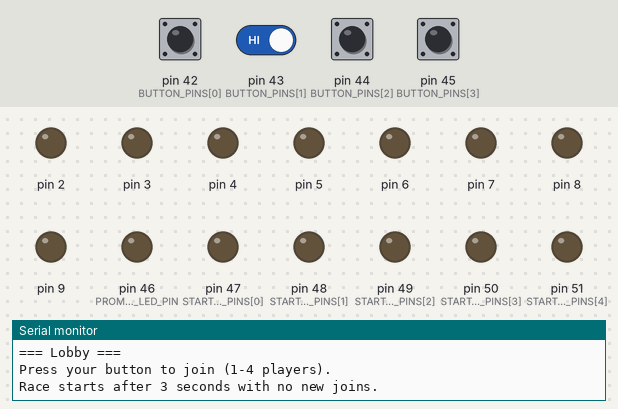
This sketch was run on a simulated Arduino Mega 2560, built with avr-gcc and run on an emulated ATmega2560. On the bench: output pins drawn as LEDs (lit = HIGH), the last lines printed to the serial monitor. Inputs (shaded band) come from the test bench; at power-on: pin 42 (BUTTON_PINS[0]), pin 43 (BUTTON_PINS[1]), pin 44 (BUTTON_PINS[2]), pin 45 (BUTTON_PINS[3]) HIGH. Random numbers use the default seed unless the sketch sets one.

Above: at 1.2 s.
1.3 s: pin 42 (BUTTON_PINS[0]) pulled LOW for 0.15 s
At 1.6 s:
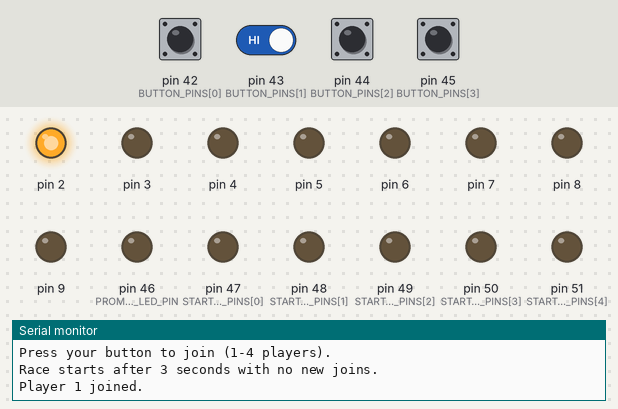
4.4 s: pin 42 (BUTTON_PINS[0]) driven LOW and pin 43 (BUTTON_PINS[1]) driven LOW
At 11.0 s:
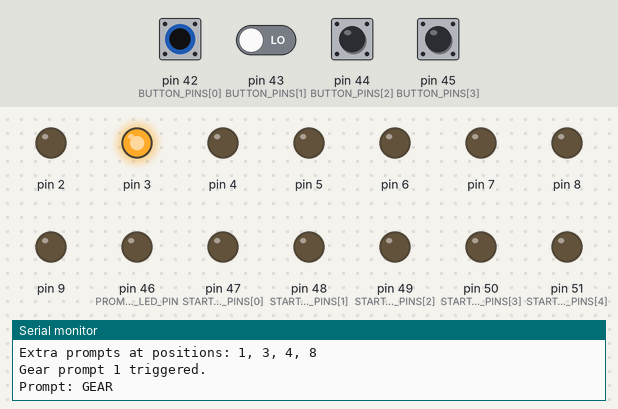
Timing chart, 0 to 27.2 s (numbered marks = the images above; inputs shaded):
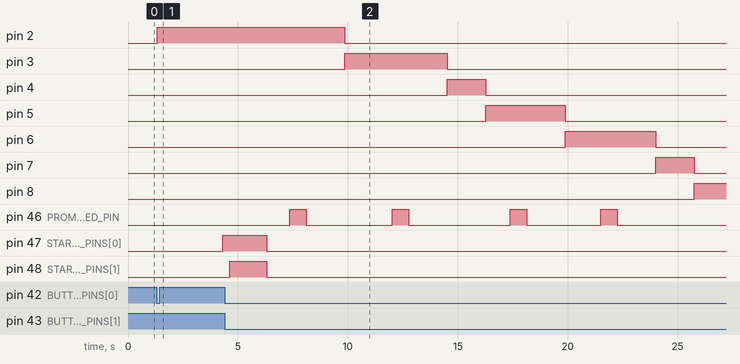

Measured:
- after the input at 1.3 s, pin 2: LOW → HIGH at once; pin 47 (START_LIGHT_PINS[0]): LOW → HIGH after 3.0 s

The sketch:

f1_launch_game.ino
```cpp
// ============================================================
// F1 Multiplayer Launch Game (clean implementation)
// ============================================================
// Edit this pin map section to match your board wiring.
// Current values are placeholders.

const uint8_t MAX_PLAYERS = 4;
const uint8_t TRACK_LENGTH = 10;

const uint8_t BUTTON_PINS[MAX_PLAYERS] = {42, 43, 44, 45};
const uint8_t TRACK_PINS[MAX_PLAYERS][TRACK_LENGTH] = {
    {2, 3, 4, 5, 6, 7, 8, 9, 10, 11},
    {12, 13, 14, 15, 16, 17, 18, 19, 20, 21},
    {22, 23, 24, 25, 26, 27, 28, 29, 30, 31},
    {32, 33, 34, 35, 36, 37, 38, 39, 40, 41},
};

const uint8_t PROMPT_LED_PIN = 46;
const uint8_t START_LIGHT_PINS[] = {47, 48, 49, 50, 51};  // Optional
const uint8_t START_LIGHT_COUNT = sizeof(START_LIGHT_PINS) / sizeof(START_LIGHT_PINS[0]);

// ============================================================
// Game timing configuration

const unsigned long BASE_STEP_MS = 1000;
const unsigned long MAX_REACTION_MS = 750;
const unsigned long LOBBY_IDLE_TIMEOUT_MS = 3000;
const unsigned long BUTTON_DEBOUNCE_MS = 20;
const unsigned long START_LIGHT_STEP_MS = 300;
const unsigned long PRE_PROMPT_MIN_MS = 900;
const unsigned long PRE_PROMPT_MAX_MS = 2200;

const uint8_t MIN_EXTRA_PROMPTS = 3;
const uint8_t MAX_EXTRA_PROMPTS = 4;

// ============================================================

enum GameState {
  STATE_LOBBY,
  STATE_START_SEQUENCE,
  STATE_RACING,
  STATE_FINISHED,
};

struct PlayerState {
  bool active;
  bool finished;
  bool falseStartForPrompt;
  uint8_t position;
  unsigned long stepIntervalMs;
  unsigned long nextMoveAtMs;
};

GameState gameState = STATE_LOBBY;
PlayerState players[MAX_PLAYERS];

bool buttonRawPressed[MAX_PLAYERS];
bool buttonStablePressed[MAX_PLAYERS];
bool buttonPressEdge[MAX_PLAYERS];
unsigned long buttonLastChangeMs[MAX_PLAYERS];

uint8_t activePlayerCount = 0;
int winnerIndex = -1;

uint8_t promptPositions[MAX_EXTRA_PROMPTS];
uint8_t promptCount = 0;
uint8_t nextPromptIndex = 0;

// ============================================================
// Helpers

void clearTrackRow(uint8_t playerIndex) {
  for (uint8_t i = 0; i < TRACK_LENGTH; ++i) {
    digitalWrite(TRACK_PINS[playerIndex][i], LOW);
  }
}

void clearAllTracks() {
  for (uint8_t player = 0; player < MAX_PLAYERS; ++player) {
    clearTrackRow(player);
  }
}

void setPlayerLedPosition(uint8_t playerIndex, uint8_t position) {
  clearTrackRow(playerIndex);
  digitalWrite(TRACK_PINS[playerIndex][position], HIGH);
}

void turnOffStartLights() {
  for (uint8_t i = 0; i < START_LIGHT_COUNT; ++i) {
    digitalWrite(START_LIGHT_PINS[i], LOW);
  }
}

void resetRoundState() {
  activePlayerCount = 0;
  winnerIndex = -1;
  promptCount = 0;
  nextPromptIndex = 0;

  clearAllTracks();
  digitalWrite(PROMPT_LED_PIN, LOW);
  turnOffStartLights();

  for (uint8_t i = 0; i < MAX_PLAYERS; ++i) {
    players[i].active = false;
    players[i].finished = false;
    players[i].falseStartForPrompt = false;
    players[i].position = 0;
    players[i].stepIntervalMs = BASE_STEP_MS + MAX_REACTION_MS;
    players[i].nextMoveAtMs = 0;
  }
}

void resetButtonEdges() {
  for (uint8_t i = 0; i < MAX_PLAYERS; ++i) {
    buttonPressEdge[i] = false;
  }
}

void pollButtons() {
  unsigned long now = millis();

  for (uint8_t i = 0; i < MAX_PLAYERS; ++i) {
    bool rawPressed = (digitalRead(BUTTON_PINS[i]) == LOW);

    if (rawPressed != buttonRawPressed[i]) {
      buttonRawPressed[i] = rawPressed;
      buttonLastChangeMs[i] = now;
    }

    if ((now - buttonLastChangeMs[i]) >= BUTTON_DEBOUNCE_MS && rawPressed != buttonStablePressed[i]) {
      buttonStablePressed[i] = rawPressed;
      if (buttonStablePressed[i]) {
        buttonPressEdge[i] = true;
      }
    }
  }
}

bool consumePressEdge(uint8_t playerIndex) {
  if (!buttonPressEdge[playerIndex]) {
    return false;
  }
  buttonPressEdge[playerIndex] = false;
  return true;
}

bool allActiveButtonsReleased() {
  for (uint8_t i = 0; i < MAX_PLAYERS; ++i) {
    if (players[i].active && buttonStablePressed[i]) {
      return false;
    }
  }
  return true;
}

void movePlayerForward(uint8_t playerIndex) {
  if (players[playerIndex].position >= (TRACK_LENGTH - 1)) {
    return;
  }

  digitalWrite(TRACK_PINS[playerIndex][players[playerIndex].position], LOW);
  players[playerIndex].position++;
  digitalWrite(TRACK_PINS[playerIndex][players[playerIndex].position], HIGH);
}

uint8_t getLeaderPosition() {
  uint8_t leader = 0;
  for (uint8_t i = 0; i < MAX_PLAYERS; ++i) {
    if (players[i].active && !players[i].finished && players[i].position > leader) {
      leader = players[i].position;
    }
  }
  return leader;
}

void printPromptSchedule() {
  Serial.print(F("Extra prompts at positions: "));
  for (uint8_t i = 0; i < promptCount; ++i) {
    Serial.print(promptPositions[i]);
    if (i + 1 < promptCount) {
      Serial.print(F(", "));
    }
  }
  Serial.println();
}

void preparePromptSchedule() {
  promptCount = random(MIN_EXTRA_PROMPTS, MAX_EXTRA_PROMPTS + 1);  // 3 or 4
  nextPromptIndex = 0;

  const uint8_t candidateCount = TRACK_LENGTH - 2;  // 1..8 for TRACK_LENGTH=10
  uint8_t candidates[TRACK_LENGTH - 2];
  for (uint8_t i = 0; i < candidateCount; ++i) {
    candidates[i] = i + 1;
  }

  // Fisher-Yates shuffle
  for (int i = candidateCount - 1; i > 0; --i) {
    int j = random(0, i + 1);
    uint8_t tmp = candidates[i];
    candidates[i] = candidates[j];
    candidates[j] = tmp;
  }

  for (uint8_t i = 0; i < promptCount; ++i) {
    promptPositions[i] = candidates[i];
  }

  // Sort ascending
  for (uint8_t i = 0; i < promptCount; ++i) {
    for (uint8_t j = i + 1; j < promptCount; ++j) {
      if (promptPositions[j] < promptPositions[i]) {
        uint8_t tmp = promptPositions[i];
        promptPositions[i] = promptPositions[j];
        promptPositions[j] = tmp;
      }
    }
  }
}

void applySharedPrompt(const char* label) {
  Serial.print(F("Prompt: "));
  Serial.println(label);

  for (uint8_t i = 0; i < MAX_PLAYERS; ++i) {
    players[i].falseStartForPrompt = false;
  }
  resetButtonEdges();

  // Pre-prompt interval. Pressing here counts as false start and gives max penalty.
  unsigned long anticipationMs = random(PRE_PROMPT_MIN_MS, PRE_PROMPT_MAX_MS + 1);
  unsigned long anticipationStart = millis();

  while ((millis() - anticipationStart) < anticipationMs) {
    pollButtons();
    for (uint8_t i = 0; i < MAX_PLAYERS; ++i) {
      if (players[i].active && !players[i].finished && consumePressEdge(i)) {
        players[i].falseStartForPrompt = true;
        Serial.print(F("Player "));
        Serial.print(i + 1);
        Serial.println(F(" false start -> 750 ms penalty"));
      }
    }
    delay(1);
  }

  unsigned long reactionMs[MAX_PLAYERS] = {0, 0, 0, 0};
  bool captured[MAX_PLAYERS] = {false, false, false, false};

  for (uint8_t i = 0; i < MAX_PLAYERS; ++i) {
    if (!players[i].active || players[i].finished) {
      captured[i] = true;
      continue;
    }

    if (players[i].falseStartForPrompt) {
      captured[i] = true;
      reactionMs[i] = MAX_REACTION_MS;
    }
  }

  digitalWrite(PROMPT_LED_PIN, HIGH);  // Press when this turns ON
  unsigned long promptStart = millis();

  while ((millis() - promptStart) < MAX_REACTION_MS) {
    pollButtons();
    unsigned long elapsed = millis() - promptStart;

    for (uint8_t i = 0; i < MAX_PLAYERS; ++i) {
      if (players[i].active && !players[i].finished && !captured[i] && consumePressEdge(i)) {
        captured[i] = true;
        reactionMs[i] = elapsed;
      }
    }
    delay(1);
  }

  digitalWrite(PROMPT_LED_PIN, LOW);

  unsigned long now = millis();
  for (uint8_t i = 0; i < MAX_PLAYERS; ++i) {
    if (!players[i].active || players[i].finished) {
      continue;
    }

    if (!captured[i]) {
      reactionMs[i] = MAX_REACTION_MS;
    }

    players[i].stepIntervalMs = BASE_STEP_MS + reactionMs[i];
    players[i].nextMoveAtMs = now + players[i].stepIntervalMs;

    Serial.print(F("Player "));
    Serial.print(i + 1);
    Serial.print(F(" reaction: "));
    Serial.print(reactionMs[i]);
    Serial.print(F(" ms, step interval: "));
    Serial.print(players[i].stepIntervalMs);
    Serial.println(F(" ms"));
  }

  resetButtonEdges();
}

// ============================================================
// States

void runLobbyState() {
  resetRoundState();
  Serial.println();
  Serial.println(F("=== Lobby ==="));
  Serial.println(F("Press your button to join (1-4 players)."));
  Serial.println(F("Race starts after 3 seconds with no new joins."));

  unsigned long lastActivity = millis();

  while (true) {
    pollButtons();

    bool joinHappened = false;
    for (uint8_t i = 0; i < MAX_PLAYERS; ++i) {
      if (consumePressEdge(i) && !players[i].active) {
        players[i].active = true;
        players[i].position = 0;
        setPlayerLedPosition(i, 0);
        activePlayerCount++;
        joinHappened = true;

        Serial.print(F("Player "));
        Serial.print(i + 1);
        Serial.println(F(" joined."));
      }
    }

    if (joinHappened) {
      lastActivity = millis();
    }

    if (activePlayerCount > 0 && (millis() - lastActivity) >= LOBBY_IDLE_TIMEOUT_MS) {
      Serial.print(F("Starting race with "));
      Serial.print(activePlayerCount);
      Serial.println(F(" player(s)."));
      gameState = STATE_START_SEQUENCE;
      return;
    }

    delay(1);
  }
}

void runStartSequenceState() {
  Serial.println();
  Serial.println(F("=== Start Sequence ==="));

  turnOffStartLights();
  for (uint8_t i = 0; i < START_LIGHT_COUNT; ++i) {
    digitalWrite(START_LIGHT_PINS[i], HIGH);
    delay(START_LIGHT_STEP_MS);
  }
  delay(500);
  turnOffStartLights();

  applySharedPrompt("LAUNCH");
  preparePromptSchedule();
  printPromptSchedule();

  gameState = STATE_RACING;
}

void runRaceState() {
  while (gameState == STATE_RACING) {
    pollButtons();
    unsigned long now = millis();

    for (uint8_t i = 0; i < MAX_PLAYERS; ++i) {
      if (!players[i].active || players[i].finished) {
        continue;
      }

      while (now >= players[i].nextMoveAtMs && !players[i].finished) {
        movePlayerForward(i);

        if (players[i].position >= (TRACK_LENGTH - 1)) {
          players[i].finished = true;
          if (winnerIndex < 0) {
            winnerIndex = i;
          }
        } else {
          players[i].nextMoveAtMs += players[i].stepIntervalMs;
        }
      }
    }

    if (winnerIndex >= 0) {
      gameState = STATE_FINISHED;
      return;
    }

    uint8_t leaderPosition = getLeaderPosition();
    if (nextPromptIndex < promptCount && leaderPosition >= promptPositions[nextPromptIndex]) {
      Serial.print(F("Gear prompt "));
      Serial.print(nextPromptIndex + 1);
      Serial.println(F(" triggered."));
      applySharedPrompt("GEAR");
      nextPromptIndex++;
    }

    delay(1);
  }
}

void runFinishedState() {
  Serial.println();
  Serial.println(F("=== Race Finished ==="));
  if (winnerIndex >= 0) {
    Serial.print(F("Winner: Player "));
    Serial.println(winnerIndex + 1);
  } else {
    Serial.println(F("No winner (unexpected state)."));
  }

  for (uint8_t i = 0; i < MAX_PLAYERS; ++i) {
    if (!players[i].active) {
      continue;
    }
    Serial.print(F("Player "));
    Serial.print(i + 1);
    Serial.print(F(" final position: "));
    Serial.println(players[i].position);
  }

  Serial.println(F("Press any active player's button for a new race."));

  resetButtonEdges();
  while (!allActiveButtonsReleased()) {
    pollButtons();
    delay(1);
  }

  while (true) {
    pollButtons();
    for (uint8_t i = 0; i < MAX_PLAYERS; ++i) {
      if (players[i].active && consumePressEdge(i)) {
        gameState = STATE_LOBBY;
        return;
      }
    }
    delay(1);
  }
}

// ============================================================

void setup() {
  Serial.begin(115200);
  randomSeed(micros());

  for (uint8_t i = 0; i < MAX_PLAYERS; ++i) {
    pinMode(BUTTON_PINS[i], INPUT_PULLUP);
  }

  for (uint8_t player = 0; player < MAX_PLAYERS; ++player) {
    for (uint8_t i = 0; i < TRACK_LENGTH; ++i) {
      pinMode(TRACK_PINS[player][i], OUTPUT);
      digitalWrite(TRACK_PINS[player][i], LOW);
    }
  }

  pinMode(PROMPT_LED_PIN, OUTPUT);
  digitalWrite(PROMPT_LED_PIN, LOW);

  for (uint8_t i = 0; i < START_LIGHT_COUNT; ++i) {
    pinMode(START_LIGHT_PINS[i], OUTPUT);
    digitalWrite(START_LIGHT_PINS[i], LOW);
  }

  for (uint8_t i = 0; i < MAX_PLAYERS; ++i) {
    bool pressed = (digitalRead(BUTTON_PINS[i]) == LOW);
    buttonRawPressed[i] = pressed;
    buttonStablePressed[i] = pressed;
    buttonPressEdge[i] = false;
    buttonLastChangeMs[i] = millis();
  }

  resetRoundState();
}

void loop() {
  switch (gameState) {
    case STATE_LOBBY:
      runLobbyState();
      break;
    case STATE_START_SEQUENCE:
      runStartSequenceState();
      break;
    case STATE_RACING:
      runRaceState();
      break;
    case STATE_FINISHED:
      runFinishedState();
      break;
  }
}
```
